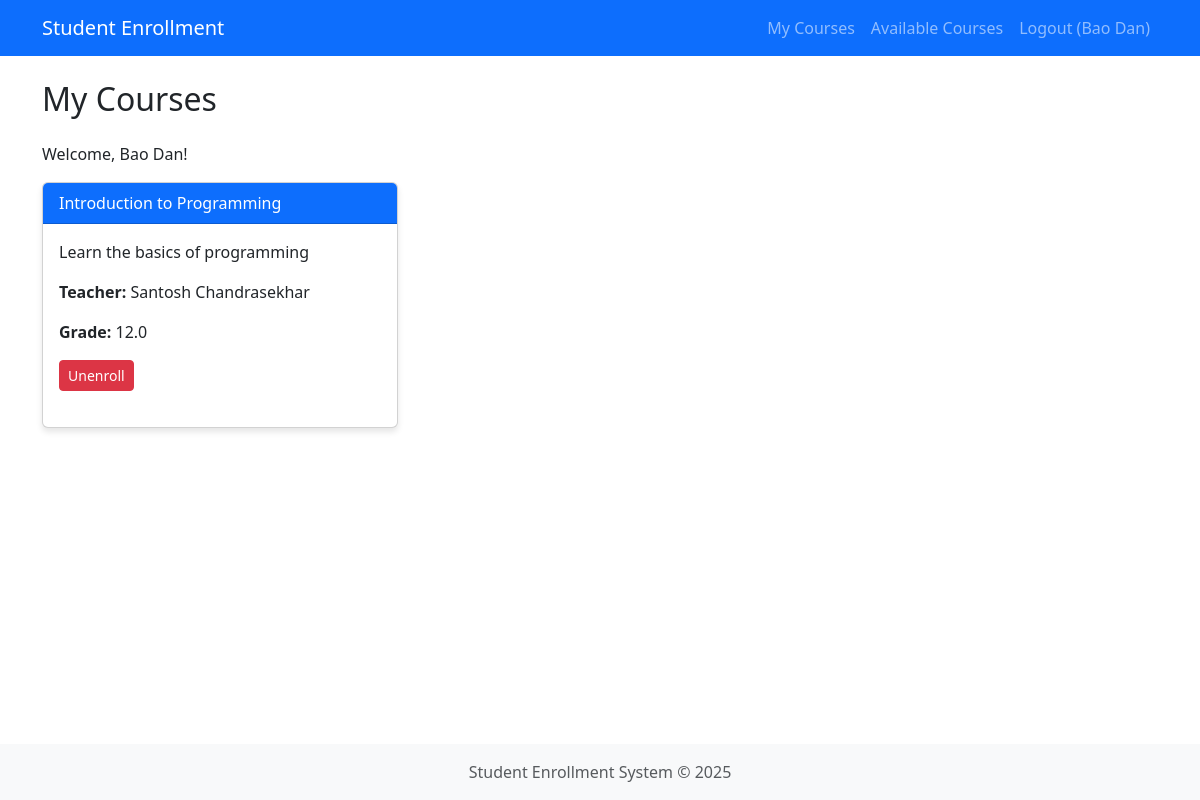
/student/dashboard (signed in), run on an earlier commit of the app's database.
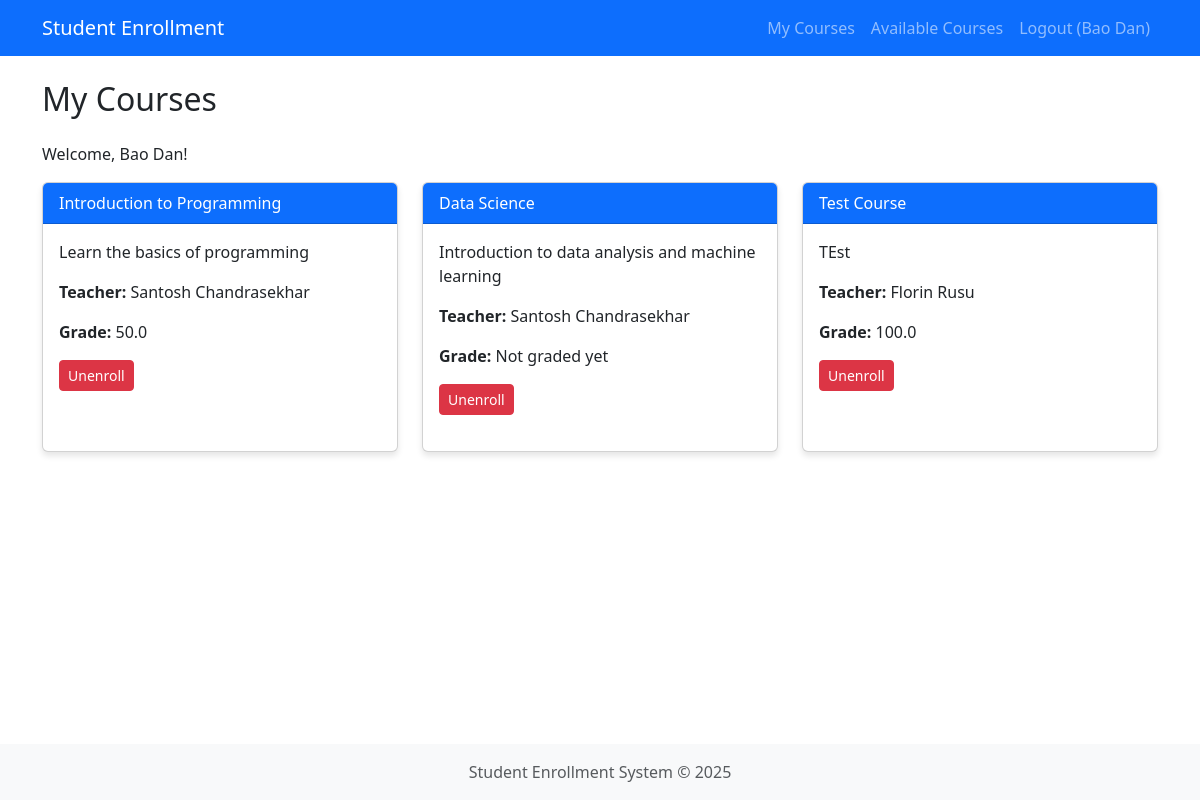
And on a later commit of the database.
### app.py (models this page shows, shortened)
class Course(db.Model):
    id = db.Column(db.Integer, primary_key=True)
    name = db.Column(db.String(100), nullable=False)
    description = db.Column(db.Text, nullable=True)
    capacity = db.Column(db.Integer, default=30)
    teacher_id = db.Column(db.Integer, db.ForeignKey('user.id'), nullable=True)
    created_at = db.Column(db.DateTime, default=datetime.now)
    enrollments = db.relationship('Enrollment', backref='course', lazy=True, cascade="all, delete-orphan")

class User(db.Model, UserMixin):
    id = db.Column(db.Integer, primary_key=True)
    email = db.Column(db.String(100), unique=True, nullable=False)
    name = db.Column(db.String(100), nullable=False)
    password = db.Column(db.String(200), nullable=False)
    role_id = db.Column(db.Integer, db.ForeignKey('role.id'), nullable=False)
    created_at = db.Column(db.DateTime, default=datetime.now)
    courses_teaching = db.relationship('Course', backref='teacher', lazy=True,
                                      cascade="all, delete-orphan")
    enrollments = db.relationship('Enrollment', backref='student', lazy=True,
                                 cascade="all, delete-orphan",
                                 primaryjoin="User.id==Enrollment.student_id")

class Enrollment(db.Model):
    id = db.Column(db.Integer, primary_key=True)
    student_id = db.Column(db.Integer, db.ForeignKey('user.id'), nullable=False)
    course_id = db.Column(db.Integer, db.ForeignKey('course.id'), nullable=False)
    grade = db.Column(db.Float, nullable=True)
    enrollment_date = db.Column(db.DateTime, default=datetime.now)

### app.py (the view)
@app.route('/student/dashboard')
@login_required
@role_required('student')
def student_dashboard():
    enrollments = Enrollment.query.filter_by(student_id=current_user.id).all()
    enrolled_courses = [enrollment.course for enrollment in enrollments]
    return render_template('student/dashboard.html',
                           courses=enrolled_courses)

### app.py (called while the page is built)
@login_manager.user_loader
def load_user(user_id):
    return User.query.get(int(user_id))

def role_required(role_name):
    def decorator(f):
        @wraps(f)
        def decorated_function(*args, **kwargs):
            if not current_user.is_authenticated:
                return redirect(url_for('login'))
            if not current_user.role or current_user.role.name != role_name:
                flash('You do not have permission to access this page.', 'danger')
                return redirect(url_for('dashboard'))
            return f(*args, **kwargs)
        return decorated_function
    return decorator

### templates/student/dashboard.html (shortened to what this page needs)
{% extends 'base.html' %}
{% block content %}
<h2 class="mb-4">My Courses</h2>
<p>Welcome, {{ current_user.name }}!</p>
{% if courses %}
    <div class="row">
        {% for course in courses %}
            <div class="col-md-4 mb-4">
                <div class="card h-100">
                    <div class="card-header bg-primary text-white">
                        {{ course.name }}
                    </div>
                    <div class="card-body">
                        <p>{{ course.description }}</p>
                        <p><strong>Teacher:</strong> {{ course.teacher.name }}</p>
                        {% for enrollment in current_user.enrollments %}
                            {% if enrollment.course_id == course.id %}
                                <p>
                                    <strong>Grade:</strong>
                                    {% if enrollment.grade %}
                                        {{ enrollment.grade }}
                                    {% else %}
                                        Not graded yet
                                    {% endif %}
                                </p>
                                <form method="POST" action="{{ url_for('unenroll_course', course_id=course.id) }}"
                                      onsubmit="return confirm('Are you sure you want to unenroll from this course?');">
                                    <button type="submit" class="btn btn-danger btn-sm">Unenroll</button>
                                </form>
                            {% endif %}
                        {% endfor %}
                    </div>
                </div>
            </div>
        {% endfor %}
    </div>
{% else %}
    <div class="alert alert-info">
        You are not enrolled in any courses yet. <a href="{{ url_for('student_courses') }}">Browse available courses</a>.
    </div>
{% endif %}
{% endblock %}

What changed in the data, as far as the page shows it:
changed Enrollment (number 1 of 3 on the later page): grade "12.0" → "50.0"
now on this page (row unchanged): Course: name "Data Science", description "Introduction to data analysis and machine learning", teacher.name "Santosh Chandrasekhar"
added Enrollment: shows "Not graded yet", shown under "Data Science"
added Course: name "Test Course", description "TEst", teacher.name "Florin Rusu"
added Enrollment: grade "100.0", shown under "Test Course"
